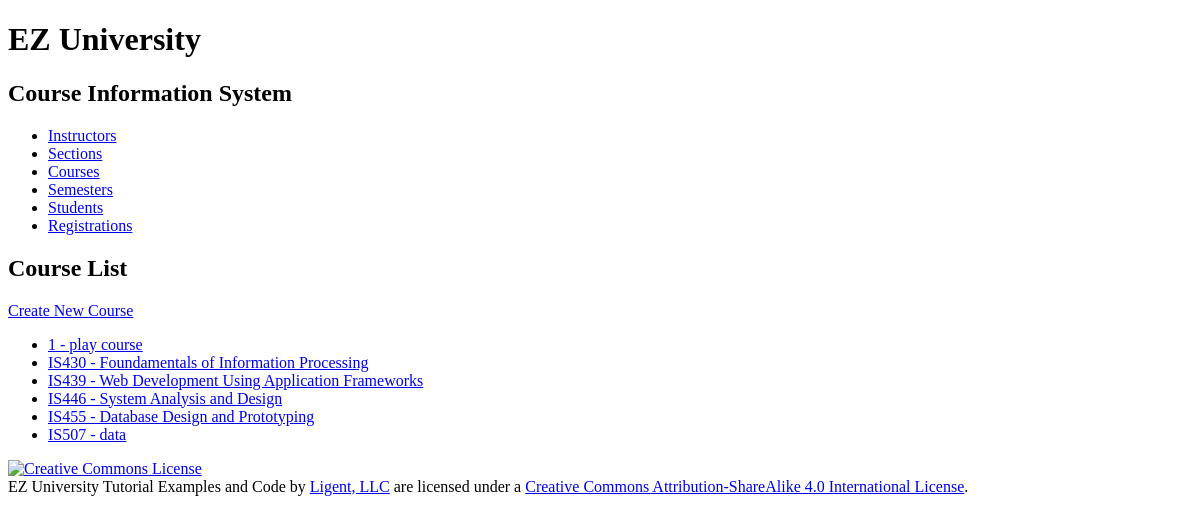
Before: /course/ with the older database file.
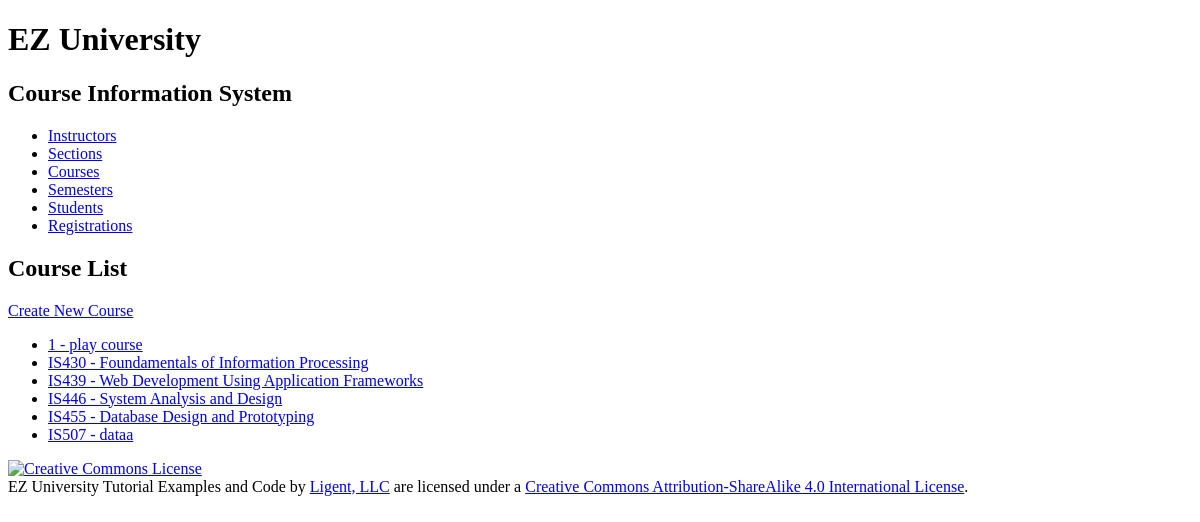
After: the same page with the newer database file.
### courseinfo/models.py (models this page shows, shortened)
class Course(models.Model):
    course_id = models.AutoField(primary_key=True)
    course_number = models.CharField(max_length=20)
    course_name = models.CharField(max_length=255)
    def __str__(self):
        return '%s - %s' % (self.course_number, self.course_name)
    def get_absolute_url(self):
        return reverse('courseinfo_course_detail_urlpattern',
                       kwargs={'pk':self.pk}
                       )
    class Meta:
        ordering = ['course_number', 'course_name']
        constraints = [
            UniqueConstraint(fields=['course_number', 'course_name'], name='unique_course')
        ]

### courseinfo/views.py (the view)
class CourseList(View):
    def get(self, request):
        return render(
            request,
            'courseinfo/course_list.html',
            {'course_list': Course.objects.all()}
        )

### courseinfo/templates/courseinfo/course_list.html (shortened to what this page needs)
{% extends 'courseinfo/base.html' %}
{% block content %}
    <h2>Course List</h2>
    <div>
      <a href="{% url 'courseinfo_course_create_urlpattern' %}">
            Create New Course</a>
    </div>
    <ul>
        {% for course in course_list %}
            <li>
                <a href="{{ course.get_absolute_url }}">{{ course }}</a>
            </li>
        {% empty %}
            <li><em>There are currently no courses available.</em></li>
        {% endfor %}
    </ul>
{% endblock %}

Changed rows visible on the page:
changed Course: course_number+course_name "IS507 - data" → "IS507 - dataa"
